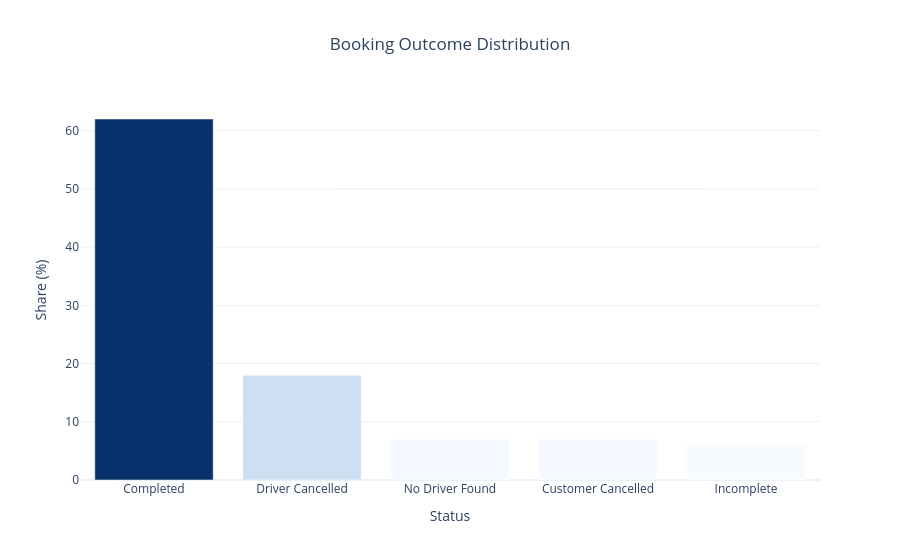

The notebook cell saved with this chart:
### Code cell
# ── Cell 2: Key Metrics Summary ──────────────────────────────
total     = len(df)
completed = (df["Cancel_Type"] == "Completed").sum()
comp_rate = completed / total

print("=== Project Key Metrics ===")
print(f"  Total bookings   : {total:,}")
print(f"  Completion rate  : {comp_rate:.1%}")

cancel_dist = (
    df["Cancel_Type"]
    .value_counts(normalize=True)
    .mul(100)
    .round(1)
    .rename("Share (%)")
    .reset_index()
    .rename(columns={"index": "Cancel_Type"})
)
print("\nCancellation-type breakdown (%):")
display(cancel_dist)

fig = px.bar(
    cancel_dist, x="Cancel_Type", y="Share (%)",
    title="Booking Outcome Distribution",
    labels={"Cancel_Type": "Status", "Share (%)": "Share (%)"},
    color="Share (%)", color_continuous_scale="Blues",
    template="plotly_white",
)
fig.update_layout(title_x=0.5, coloraxis_showscale=False)
fig.write_html("04_cancellation_breakdown.html")
fig.show()

### Figure 1 — Plotly figure (JSON) as saved in the notebook; plotly's stock layout.template omitted (floating-point values rounded to 4 significant figures)
{"data": [{"alignmentgroup": "True", "hovertemplate": "Status=%{x}<br>Share (%)=%{marker.color}<extra></extra>", "legendgroup": "", "marker": {"color": [62, 18, 7, 7, 6], "coloraxis": "coloraxis", "pattern": {"shape": ""}}, "name": "", "offsetgroup": "", "orientation": "v", "showlegend": false, "textposition": "auto", "type": "bar", "x": ["Completed", "Driver Cancelled", "No Driver Found", "Customer Cancelled", "Incomplete"], "xaxis": "x", "y": [62, 18, 7, 7, 6], "yaxis": "y"}], "layout": {"autosize": true, "barmode": "relative", "coloraxis": {"colorbar": {"title": {"text": "Share (%)"}}, "colorscale": [[0, "rgb(247,251,255)"], [0.125, "rgb(222,235,247)"], [0.25, "rgb(198,219,239)"], [0.375, "rgb(158,202,225)"], [0.5, "rgb(107,174,214)"], [0.625, "rgb(66,146,198)"], [0.75, "rgb(33,113,181)"], [0.875, "rgb(8,81,156)"], [1, "rgb(8,48,107)"]], "showscale": false}, "legend": {"tracegroupgap": 0}, "title": {"text": "Booking Outcome Distribution", "x": 0.5}, "xaxis": {"anchor": "y", "autorange": true, "domain": [0, 1], "range": [-0.5, 4.5], "title": {"text": "Status"}, "type": "category"}, "yaxis": {"anchor": "x", "autorange": true, "domain": [0, 1], "range": [0, 65.26], "title": {"text": "Share (%)"}, "type": "linear"}}}
